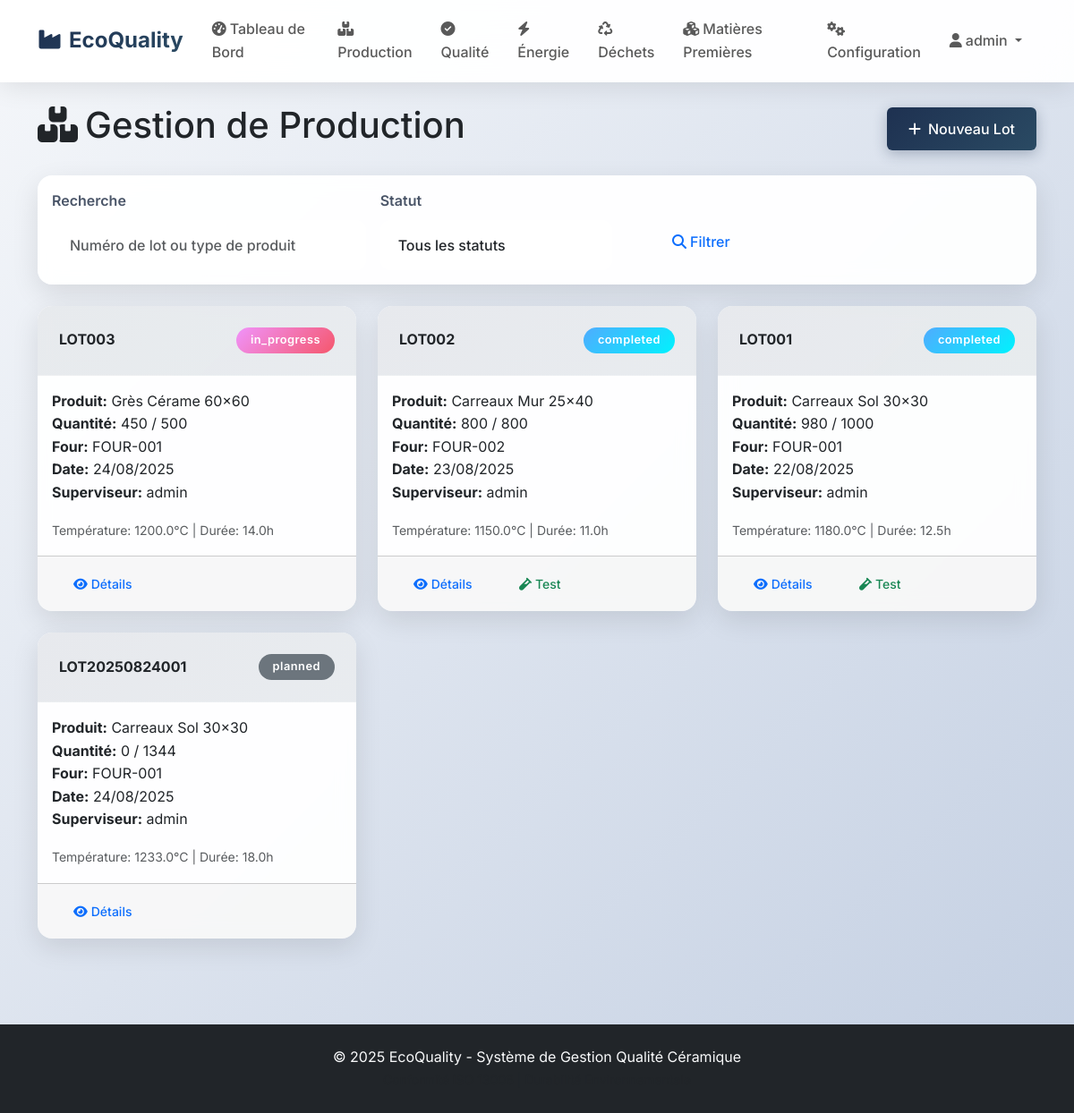
The page /production (signed in) on the database its author committed.
### models.py (models this page shows, shortened)
class User(UserMixin, db.Model):
    id = db.Column(db.Integer, primary_key=True)
    username = db.Column(db.String(64), unique=True, nullable=False)
    email = db.Column(db.String(120), unique=True, nullable=False)
    password_hash = db.Column(db.String(256), nullable=False)
    role = db.Column(db.String(50), nullable=False, default='Operator')
    created_at = db.Column(db.DateTime, default=datetime.utcnow)
    is_active = db.Column(db.Boolean, default=True)

class ProductionBatch(db.Model):
    id = db.Column(db.Integer, primary_key=True)
    lot_number = db.Column(db.String(50), unique=True, nullable=False)
    product_type = db.Column(db.String(100), nullable=False)
    planned_quantity = db.Column(db.Integer, nullable=False)
    actual_quantity = db.Column(db.Integer, default=0)
    production_date = db.Column(db.Date, nullable=False)
    kiln_number = db.Column(db.String(20), nullable=False)
    kiln_temperature = db.Column(db.Float)
    firing_duration = db.Column(db.Float)
    status = db.Column(db.String(20), default='planned')  # planned, in_progress, completed, approved, rejected
    supervisor_id = db.Column(db.Integer, db.ForeignKey('user.id'))
    created_at = db.Column(db.DateTime, default=datetime.utcnow)
    updated_at = db.Column(db.DateTime, default=datetime.utcnow, onupdate=datetime.utcnow)
    notes = db.Column(db.Text)
    supervisor = db.relationship('User', backref='supervised_batches')

### routes.py (the view)
@app.route('/production')
@login_required
def production_index():
    search = request.args.get('search', '')
    status_filter = request.args.get('status', '')
    query = ProductionBatch.query
    if search:
        query = query.filter(ProductionBatch.lot_number.contains(search) |
                           ProductionBatch.product_type.contains(search))
    if status_filter:
        query = query.filter_by(status=status_filter)
    batches = query.order_by(ProductionBatch.created_at.desc()).all()
    return render_template('production/index.html', batches=batches, search=search, status_filter=status_filter)

### app.py (called while the page is built)
@login_manager.user_loader
def load_user(user_id):
    from models import User
    return User.query.get(int(user_id))

### templates/production/index.html (shortened to what this page needs)
{% extends "base.html" %}
{% block content %}
<div class="container py-4">
    <div class="d-flex justify-content-between align-items-center mb-4">
        <h1><i class="fas fa-boxes me-2"></i>Gestion de Production</h1>
        <a href="{{ url_for('create_batch') }}" class="btn btn-primary">
            <i class="fas fa-plus me-2"></i>Nouveau Lot
        </a>
    </div>
    <div class="card mb-4">
        <div class="card-body">
            <form method="GET" class="row g-3">
                <div class="col-md-4">
                    <label for="search" class="form-label">Recherche</label>
                    <input type="text" class="form-control" id="search" name="search"
                           value="{{ search }}" placeholder="Numéro de lot ou type de produit">
                </div>
                <div class="col-md-3">
                    <label for="status" class="form-label">Statut</label>
                    <select class="form-select" id="status" name="status">
                        <option value="">Tous les statuts</option>
                    </select>
                </div>
                <div class="col-md-2">
                    <label class="form-label">&nbsp;</label>
                    <div class="d-grid">
                        <button type="submit" class="btn btn-outline-primary">
                            <i class="fas fa-search me-1"></i>Filtrer
                        </button>
                    </div>
                </div>
            </form>
        </div>
    </div>
    <div class="row">
        {% for batch in batches %}
            <div class="col-md-6 col-lg-4 mb-4">
                <div class="card h-100">
                    <div class="card-header d-flex justify-content-between align-items-center">
                        <strong>{{ batch.lot_number }}</strong>
                        <span class="badge bg-{% if batch.status == 'approved' %}success{% elif batch.status == 'completed' %}info{% elif batch.status == 'in_progress' %}warning{% elif batch.status == 'rejected' %}danger{% else %}secondary{% endif %}">
                            {{ batch.status }}
                        </span>
                    </div>
                    <div class="card-body">
                        <p class="card-text">
                            <strong>Produit:</strong> {{ batch.product_type }}<br>
                            <strong>Quantité:</strong> {{ batch.actual_quantity or 0 }} / {{ batch.planned_quantity }}<br>
                            <strong>Four:</strong> {{ batch.kiln_number }}<br>
                            <strong>Date:</strong> {{ batch.production_date.strftime('%d/%m/%Y') }}<br>
                            {% if batch.supervisor %}
                                <strong>Superviseur:</strong> {{ batch.supervisor.username }}
                            {% endif %}
                        </p>
                        {% if batch.kiln_temperature %}
                            <small class="text-muted">
                                Température: {{ batch.kiln_temperature }}°C
                                {% if batch.firing_duration %} | Durée: {{ batch.firing_duration }}h{% endif %}
                            </small>
                        {% endif %}
                    </div>
                    <div class="card-footer">
                        <a href="{{ url_for('view_batch', batch_id=batch.id) }}" class="btn btn-sm btn-outline-primary">
                            <i class="fas fa-eye me-1"></i>Détails
                        </a>
                        {% if batch.status == 'completed' %}
                            <a href="{{ url_for('create_test') }}?batch_id={{ batch.id }}" class="btn btn-sm btn-outline-success">
                                <i class="fas fa-vial me-1"></i>Test
                            </a>
                        {% endif %}
                    </div>
                </div>
            </div>
        {% endfor %}
    </div>
</div>
{% endblock %}

### templates/base.html (shortened to what this page needs)
<!DOCTYPE html>
<html lang="fr">
<head>
    <link href="https://cdn.jsdelivr.net/npm/bootstrap@5.3.2/dist/css/bootstrap.min.css" rel="stylesheet">
    <link href="https://cdnjs.cloudflare.com/ajax/libs/font-awesome/6.4.0/css/all.min.css" rel="stylesheet">
    <link href="{{ url_for('static', filename='css/custom.css') }}" rel="stylesheet">
</head>
<body>
    {% if current_user.is_authenticated %}
    <nav class="navbar navbar-expand-lg navbar-light" style="background: rgba(255, 255, 255, 0.95); backdrop-filter: blur(20px); box-shadow: 0 4px 30px rgba(0, 0, 0, 0.1);">
        <div class="container">
            <a class="navbar-brand fw-bold" href="{{ url_for('dashboard') }}" style="font-size: 1.5rem; background: var(--primary-gradient); -webkit-background-clip: text; -webkit-text-fill-color: transparent; background-clip: text;">
                <i class="fas fa-industry me-2"></i>EcoQuality
            </a>
            <div class="collapse navbar-collapse" id="navbarNav">
                <ul class="navbar-nav me-auto">
                    <li class="nav-item">
                        <a class="nav-link" href="{{ url_for('dashboard') }}">
                            <i class="fas fa-tachometer-alt me-1"></i>Tableau de Bord
                        </a>
                    </li>
                    <li class="nav-item">
                        <a class="nav-link" href="{{ url_for('production_index') }}">
                            <i class="fas fa-boxes me-1"></i>Production
                        </a>
                    </li>
                    <li class="nav-item">
                        <a class="nav-link" href="{{ url_for('quality_index') }}">
                            <i class="fas fa-check-circle me-1"></i>Qualité
                        </a>
                    </li>
                    <li class="nav-item">
                        <a class="nav-link" href="{{ url_for('energy_index') }}">
                            <i class="fas fa-bolt me-1"></i>Énergie
                        </a>
                    </li>
                    <li class="nav-item">
                        <a class="nav-link" href="{{ url_for('waste_index') }}">
                            <i class="fas fa-recycle me-1"></i>Déchets
                        </a>
                    </li>
                    <li class="nav-item">
                        <a class="nav-link" href="{{ url_for('materials_index') }}">
                            <i class="fas fa-cubes me-1"></i>Matières Premières
                        </a>
                    </li>
                    <li class="nav-item">
                        <a class="nav-link" href="{{ url_for('config_index') }}">
                            <i class="fas fa-cogs me-1"></i>Configuration
                        </a>
                    </li>
                </ul>
                <ul class="navbar-nav">
                    <li class="nav-item dropdown">
                        <a class="nav-link dropdown-toggle" href="#" id="navbarDropdown" role="button" data-bs-toggle="dropdown">
                            <i class="fas fa-user me-1"></i>{{ current_user.username }}
                        </a>
                    </li>
                </ul>
            </div>
        </div>
    </nav>
    {% endif %}
    <main>
        {% block content %}{% endblock %}
    </main>
    <footer class="bg-dark text-light py-4 mt-5">
        <div class="container text-center">
            <p class="mb-0">&copy; 2025 EcoQuality - Système de Gestion Qualité Céramique</p>
            <small class="text-muted">Conformité ISO 13006 | Durabilité Environnementale</small>
        </div>
    </footer>
</body>
</html>

### static/css/custom.css (style rules this page uses)
:root { --primary-gradient: linear-gradient(135deg, #1E3151 0%, #2A4A63 100%); --success-gradient: linear-gradient(135deg, #11998e 0%, #38ef7d 100%); --warning-gradient: linear-gradient(135deg, #f093fb 0%, #f5576c 100%); --info-gradient: linear-gradient(135deg, #4facfe 0%, #00f2fe 100%); --card-shadow: 0 10px 30px rgba(0, 0, 0, 0.1); --card-shadow-hover: 0 20px 40px rgba(0, 0, 0, 0.15); --border-radius: 16px; --border-radius-sm: 12px; --spacing-lg: 2rem; --spacing-xl: 3rem; }
body { background: linear-gradient(135deg, #f5f7fa 0%, #c3cfe2 100%); font-family: 'Inter', -apple-system, BlinkMacSystemFont, 'Segoe UI', sans-serif; line-height: 1.6; min-height: 100vh; }
.card { border: none; border-radius: var(--border-radius); box-shadow: var(--card-shadow); transition: all 0.3s cubic-bezier(0.4, 0, 0.2, 1); backdrop-filter: blur(10px); background: rgba(255, 255, 255, 0.95); overflow: hidden; }
.card-header { background: linear-gradient(135deg, rgba(30, 49, 81, 0.1) 0%, rgba(42, 74, 99, 0.1) 100%); border-bottom: 1px solid rgba(255, 255, 255, 0.2); border-radius: var(--border-radius) var(--border-radius) 0 0 !important; padding: 1.5rem; }
.navbar { background: rgba(255, 255, 255, 0.95) !important; backdrop-filter: blur(20px); border-bottom: 1px solid rgba(255, 255, 255, 0.2); box-shadow: 0 4px 30px rgba(0, 0, 0, 0.1); transition: all 0.3s ease; }
.navbar-brand { font-weight: 700; font-size: 1.75rem; background: var(--primary-gradient); -webkit-background-clip: text; -webkit-text-fill-color: transparent; background-clip: text; }
.nav-link { font-weight: 500; padding: 0.75rem 1rem !important; border-radius: var(--border-radius-sm); transition: all 0.3s ease; position: relative; }
.btn { border-radius: var(--border-radius-sm); font-weight: 600; padding: 0.75rem 1.5rem; transition: all 0.3s cubic-bezier(0.4, 0, 0.2, 1); border: none; position: relative; overflow: hidden; }
.btn-primary { background: var(--primary-gradient); box-shadow: 0 4px 15px rgba(30, 49, 81, 0.3); }
.form-control, .form-select { border: 2px solid rgba(255, 255, 255, 0.8); border-radius: var(--border-radius-sm); padding: 0.875rem 1.125rem; background: rgba(255, 255, 255, 0.9); backdrop-filter: blur(10px); transition: all 0.3s ease; font-weight: 500; }
.form-label { font-weight: 600; color: #4a5568; margin-bottom: 0.5rem; }
.badge { font-weight: 600; padding: 0.5rem 1rem; border-radius: 50px; font-size: 0.8rem; letter-spacing: 0.5px; }
.bg-warning { background: var(--warning-gradient) !important; }
.bg-info { background: var(--info-gradient) !important; }
.btn { border-radius: 0.375rem; font-weight: 500; }
.navbar-brand { font-weight: 700; font-size: 1.5rem; }
footer { margin-top: auto; }

### rows shown on the page
User: username "admin"
ProductionBatch: lot_number "LOT003", status "in_progress", product_type "Grès Cérame 60x60", actual_quantity "450", planned_quantity "500", kiln_number "FOUR-001", production_date "24/08/2025", supervisor.username "admin", kiln_temperature "1200.0", firing_duration "14.0"
ProductionBatch: lot_number "LOT002", status "completed", product_type "Carreaux Mur 25x40", actual_quantity "800", planned_quantity "800", kiln_number "FOUR-002", production_date "23/08/2025", supervisor.username "admin", kiln_temperature "1150.0", firing_duration "11.0"
ProductionBatch: lot_number "LOT001", status "completed", product_type "Carreaux Sol 30x30", actual_quantity "980", planned_quantity "1000", kiln_number "FOUR-001", production_date "22/08/2025", supervisor.username "admin", kiln_temperature "1180.0", firing_duration "12.5"
ProductionBatch: lot_number "LOT20250824001", status "planned", product_type "Carreaux Sol 30x30", actual_quantity "0", planned_quantity "1344", kiln_number "FOUR-001", production_date "24/08/2025", supervisor.username "admin", kiln_temperature "1233.0", firing_duration "18.0"
